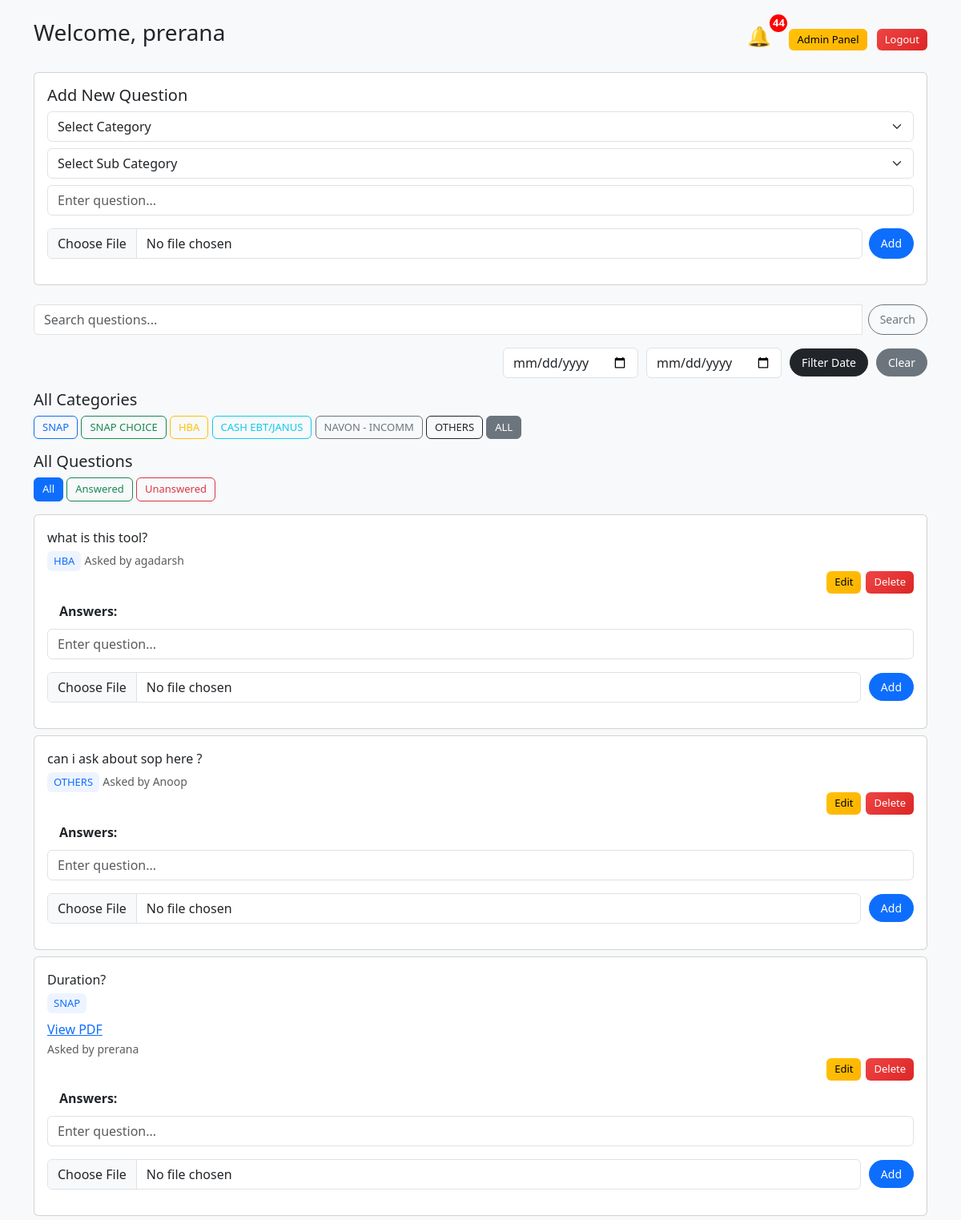
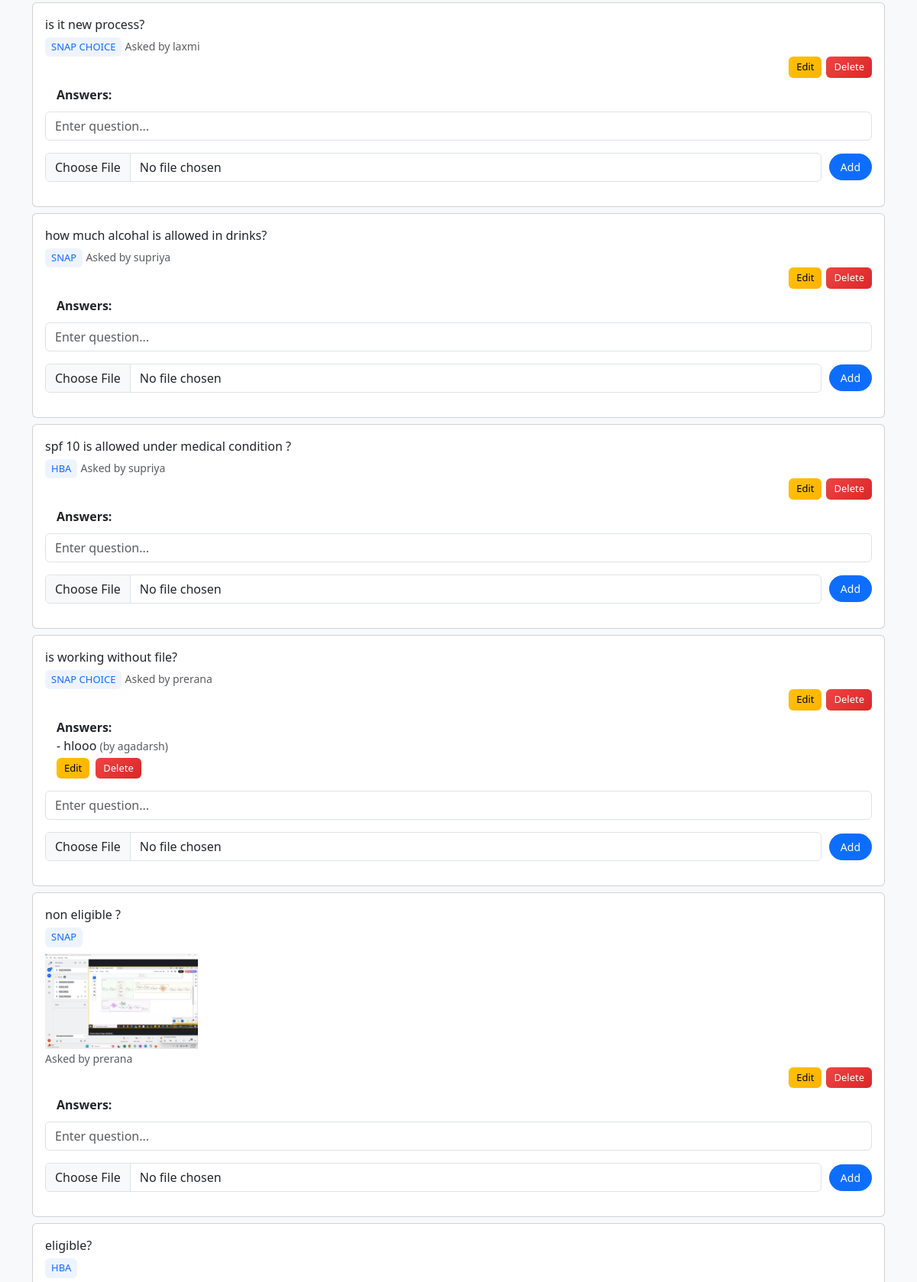
Page /?page=5 (signed in, upper part) on the committed database (2 pictures, top to bottom).
### tables this page shows
CREATE TABLE questions (
            id INTEGER PRIMARY KEY AUTOINCREMENT,
            question TEXT,
            user TEXT
        , created_at TEXT, category TEXT, file_name TEXT, subcategory TEXT, ruletype TEXT);

CREATE TABLE answers (
            id INTEGER PRIMARY KEY AUTOINCREMENT,
            question_id INTEGER,
            answer TEXT,
            user TEXT
        , file TEXT);

### app.py (the view)
@app.route("/")
def home():
    conn = sqlite3.connect("database.db")
    c = conn.cursor()
    filter_type = request.args.get("filter", "all")
    category_filter = request.args.get("category")
    page = request.args.get("page", 1, type=int)
    from_date = request.args.get("from_date")
    to_date = request.args.get("to_date")
    per_page = 10
    offset = (page - 1) * per_page
    search_query = request.args.get("search", "").strip()
    base_query = """
        SELECT DISTINCT q.*
        FROM questions q
        LEFT JOIN answers a ON q.id = a.question_id
        WHERE 1=1
    """
    count_query = "SELECT COUNT(DISTINCT q.id) FROM questions q LEFT JOIN answers a ON q.id = a.question_id     WHERE 1=1"
    params = []
    if category_filter:
        base_query += " AND q.category = ?"
        count_query += " AND q.category = ?"
        params.append(category_filter)
    if from_date and to_date:
        base_query += " AND q.created_at BETWEEN ? AND ?"
        params.append(from_date)
        params.append(to_date)
    elif from_date:
        base_query += " AND q.created_at = ?"
        params.append(from_date)
    if category_filter:
        base_query += " AND q.category = ?"
        params.append(category_filter)
    if filter_type == "today":
        base_query += " AND DATE(q.created_at) = DATE('now','localtime')"
    if search_query:
        base_query += " AND (q.question LIKE ? OR a.answer LIKE ?)"
        params.append(f"%{search_query}%")
        params.append(f"%{search_query}%")
    if filter_type == "answered":
        base_query += " AND q.id IN (SELECT question_id FROM answers)"
    elif filter_type == "unanswered":
        base_query += " AND q.id NOT IN (SELECT question_id FROM answers)"
    base_query += " ORDER BY q.id DESC LIMIT ? OFFSET ?"
    params.append(per_page)
    params.append(offset)
    c.execute(count_query)
    total = c.fetchone()[0]
    c.execute(base_query, params)
    questions = c.fetchall()
    c.execute("SELECT * FROM answers")
    answers = c.fetchall()
    c.execute("SELECT COUNT(*) FROM questions")
    total_questions = c.fetchone()[0]
    total_pages = (total + per_page - 1) // per_page
    c.execute("""
    SELECT COUNT(*)
    FROM questions
    WHERE id NOT IN (SELECT question_id FROM answers)
""")
    unanswered_count = c.fetchone()[0]
    conn.close()
    print("unanswered_count:", unanswered_count)
    return render_template(
        "index.html",
        questions=questions,
        answers=answers,
        user=session.get("user"),
        role=session.get("role"),
        current_filter=filter_type,
        search_query=search_query,
        page=page,
        total_pages=total_pages,
        unanswered_count=unanswered_count
    )

### app.py (called while the page is built)
@app.template_filter("highlight")
def highlight(text, search):
    if not search:
        return text
    pattern = re.compile(re.escape(search), re.IGNORECASE)
    return pattern.sub(lambda m: f"<mark>{m.group(0)}</mark>", text)

### templates/index.html (shortened to what this page needs)
<!DOCTYPE html>
<html>
<head>
    <link rel="stylesheet" href="https://cdnjs.cloudflare.com/ajax/libs/font-awesome/6.4.0/css/all.min.css">
    <link href="https://cdn.jsdelivr.net/npm/bootstrap@5.3.2/dist/css/bootstrap.min.css" rel="stylesheet">
    <link rel="stylesheet" href="{{ url_for('static', filename='style.css') }}">
</head>
<body class="bg-light">
<div class="container mt-4">
<div class="d-flex justify-content-between align-items-center mb-4">
    <h3>Welcome, {{ user }}</h3>
    <div>
<a href="/?filter=unanswered"
   class="position-relative me-3"
   style="font-size:24px; text-decoration:none; color:#FFD700;">
    🔔
    {% if unanswered_count > 0 %}
    <span style="
        position:absolute;
        top:-10px;
        right:-14px;
        min-width:22px;
        height:22px;
        background:red;
        color:white;
        border-radius:50%;
        display:flex;
        align-items:center;
        justify-content:center;
        font-size:13px;
        font-weight:bold;">
        {{ unanswered_count }}
    </span>
    {% endif %}
</a>
</a>{% if role == "admin" %}
<a href="/dashboard" class="btn btn-warning btn-sm me-2">Admin Panel</a>
{% endif %}
<a href="/logout" class="btn btn-danger btn-sm">Logout</a>
    </div>
</div>
    <div class="card mb-4">
        <div class="card-body">
            <h5>Add New Question</h5>
             <form action="/add" method="POST"enctype="multipart/form-data">
    <div class="mb-2">
<select name="category" class="form-select" required>
<option value="">Select Category</option>
</select>
<select name="subcategory" id="subcategory" class="form-select mt-2">
<option value="">Select Sub Category</option>
</select>
           </div>
<div class="mb-3">
<input type="text"
id="questionInput"
name="question"
class="form-control"
placeholder="Enter question..."
autocomplete="off"
required>
</div>
<div class="d-flex gap-2 mb-3">
<input type="file" name="file" class="form-control">
<button class="btn btn-primary">Add</button>
</div>
   </form>
        </div>
    </div>
    <form method="GET" action="/">
    <div class="input-group mb-3">
        <input type="text" name="search" class="form-control" placeholder="Search questions...">
        <button class="btn btn-outline-secondary">Search</button>
    </div>
</form>
<form method="GET" action="/" style="display:flex; justify-content:flex-end; align-items:center; gap:10px; flex-wrap:nowrap; margin-bottom:15px;">
    <div class="col-auto">
        <input type="date" name="from_date" class="form-control"
               value="{{ request.args.get('from_date','') }}">
    </div>
    <div class="col-auto">
        <input type="date" name="to_date" class="form-control"
               value="{{ request.args.get('to_date','') }}">
    </div>
    <div class="col-auto">
        <button class="btn btn-dark">Filter Date</button>
    </div>
    <div class="col-auto">
        <a href="/" class="btn btn-secondary">Clear</a>
    </div>
</form>
    <h5>All Categories</h5>
<div class="mb-3">
   <a href="/?category=SNAP{% if request.args.get('from_date') %}&from_date={{ request.args.get('from_date') }}{% endif %}{% if request.args.get('to_date') %}&to_date={{ request.args.get('to_date') }}{% endif %}"
class="btn btn-outline-primary btn-sm">SNAP</a>
    <a href="/?category=SNAP CHOICE" class="btn btn-outline-success btn-sm">SNAP CHOICE</a>
    <a href="/?category=HBA" class="btn btn-outline-warning btn-sm">HBA</a>
    <a href="/?category=CASH EBT/JANUS" class="btn btn-outline-info btn-sm">CASH EBT/JANUS</a>
    <a href="/?category=NAVON - INCOMM" class="btn btn-outline-secondary btn-sm">NAVON - INCOMM</a>
    <a href="/?category=OTHERS" class="btn btn-outline-dark btn-sm">OTHERS</a>
    <a href="/" class="btn btn-secondary btn-sm">ALL</a>
</div>
    <h5>All Questions</h5>
<div class="mb-3">
   <a href="/?filter=all{% if request.args.get('category') %}&category={{ request.args.get('category') }}{% endif %}"
   class="btn btn-sm {% if current_filter=='all' %}btn-primary{% else %}btn-outline-primary{% endif %}">
   All
</a>
<a href="/?filter=answered{% if request.args.get('category') %}&category={{ request.args.get('category') }}{% endif %}"
   class="btn btn-sm {% if current_filter=='answered' %}btn-success{% else %}btn-outline-success{% endif %}">
   Answered
</a>
<a href="/?filter=unanswered{% if request.args.get('category') %}&category={{ request.args.get('category') }}{% endif %}"
   class="btn btn-sm {% if current_filter=='unanswered' %}btn-danger{% else %}btn-outline-danger{% endif %}">
   Unanswered {{ unanswred_count }}
</a>
</div>
    {% for q in questions %}
        <div id="q{{ q[0] }}" class="card mb-2">
            <div class="card-body">
                <p class="mb-1">{{ q[1]|highlight(search_query)|safe }}</p>
<small class="text-primary category-badge">
{{ q[4] }}
</small>
{% if q[5] %}
    <div class="mt-2">
        {% if q[5].endswith(('png','jpg','jpeg')) %}
            <img src="{{ url_for('static', filename='uploads/' + q[5]) }}" width="200">
        {% elif q[5].endswith('pdf') %}
            <a href="{{ url_for('static', filename='uploads/' + q[5]) }}" target="_blank">View PDF</a>
        {% endif %}
    </div>
{% endif %}
                <small class="text-muted">Asked by {{ q[2] }}</small>
{% if role == "admin" or user == q[2] %}
<div style="display:flex; justify-content:space-between; align-items:center;">
<div style="display:flex; gap:6px;">
<a href="/edit_question/{{ q[0] }}" class="btn btn-warning btn-sm">Edit</a>
<form action="/delete/{{ q[0] }}"
      method="POST"
      style="display:inline;">
    <button type="submit"
            class="btn btn-sm btn-danger"
            onclick="return confirm('Are you sure?');">
        Delete
    </button>
</form>
</div>
</div>
{% endif %}
<div style="margin-top:10px; margin-left:15px;">
    <b>Answers:</b>
    {% for ans in answers %}
        {% if ans[1] == q[0] %}
            <p class="mb-1">
                - {{ ans[2]|highlight(search_query)|safe }}
                <small class="text-muted">(by {{ ans[3] }})</small>
{% if session.get("role") == "admin" or session.get("user") == ans[3] %}
 <div style="display:inline-flex; gap:8px; align-items:center;">
    <a href="/edit_answer/{{ ans[0] }}" class="btn btn-warning btn-sm">
        Edit
    </a>
    <form action="{{ url_for('delete_answer', answer_id=ans[0]) }}" method="POST" style="margin:0;">
        <button type="submit" class="btn btn-danger btn-sm">
            Delete
        </button>
    </form>
</div>
{% endif %}
            </p>
        {% endif %}
    {% endfor %}
</div>
   {% if role == "admin" %}
   <form action="/add_answer" method="POST" enctype="multipart/form-data" style="margin-top:10px;">
<div class="mb-3">
    <input type="text" name="answer" id="answer_input"
    class="form-control"
    placeholder="Enter question..." required>
</div>
<div class="mb-3" style="display:flex; gap:10px; align-items:center;">
    <input type="file" name="file" class="form-control">
    <button class="btn btn-primary">Add</button>
</div>
    </form>
{% else %}
<p style="color:gray;font-size:14px;">Only admin can add answers</p>
{% endif %}
            </div>
        </div>
    {% endfor %}
</div>
</body>
</html>

### static/style.css (style rules this page uses)
.btn { border-radius: 25px !important; font-weight: 500; }
.btn-warning { background: linear-gradient(135deg, #ffc107, #ffb300) !important; border: none !important; color: black !important; }
.btn-danger { background: linear-gradient(135deg, #ef4444, #dc2626) !important; border: none !important; color: white !important; }
button { height: auto !important; width: auto !important; padding: 8px 16px !important; display: inline-block !important; }
.btn { width: auto !important; height: auto !important; padding: 6px 14px !important; font-size: 14px !important; display: inline-block !important; }
.btn-sm { border-radius: 6px !important; padding: 4px 10px !important; font-size: 13px !important; }
.input-group { gap:8px; }
.category-badge { background:#eef4ff; padding:3px 8px; border-radius:6px; display:inline-block; font-size:13px; }

### rows in the picture
questions: question "what is this tool?", category "HBA", user "agadarsh"
questions: question "can i ask about sop here ?", category "OTHERS", user "Anoop"
questions: question "Duration?", category "SNAP", user "prerana"
questions: question "is it new process?", category "SNAP CHOICE", user "laxmi"
questions: question "how much alcohal is allowed in drinks?", category "SNAP", user "supriya"
questions: question "spf 10 is allowed under medical condition ?", category "HBA", user "supriya"
questions: question "is working without file?", category "SNAP CHOICE", user "prerana"
answers: answer "hlooo", user "agadarsh"
questions: question "non eligible ?", category "SNAP", file_name (picture), user "prerana"
questions: question "eligible?", category "HBA"

### other values in the picture
{{ user }} "prerana"
{{ unanswered_count }} "44"
